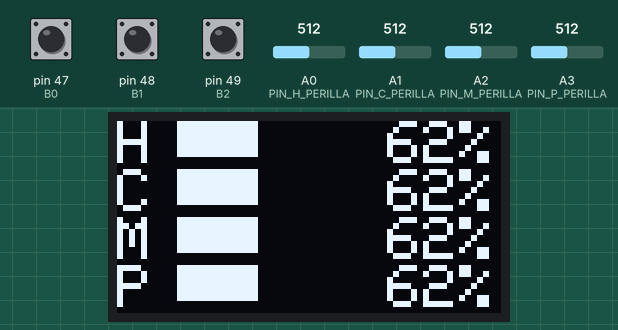
Simulated run of this sketch. Board: Arduino Mega 2560, built with avr-gcc and run on an emulated ATmega2560. Parts: 128×64 one-colour display. The inputs (shaded band) are chosen by the test bench; at power-on: pin 47 (B0) HIGH, A0 (PIN_H_PERILLA) = 512, A1 (PIN_C_PERILLA) = 512, A2 (PIN_M_PERILLA) = 512, A3 (PIN_P_PERILLA) = 512, pin 48 (B1) HIGH, pin 49 (B2) HIGH. Storage starts empty; what the sketch prints to the serial monitor is not drawn.

Above: at 1.2 s.
1.3 s: pin 47 (B0) pulled LOW for 0.15 s
At 1.42 s:
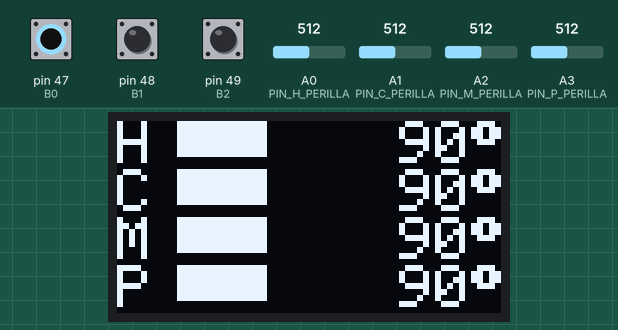
3.0 s: A0 (PIN_H_PERILLA) set to 716
At 4.2 s:
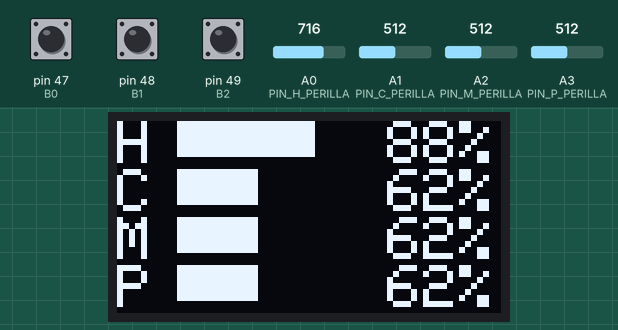
4.5 s: A1 (PIN_C_PERILLA) set to 306
At 5.2 s:
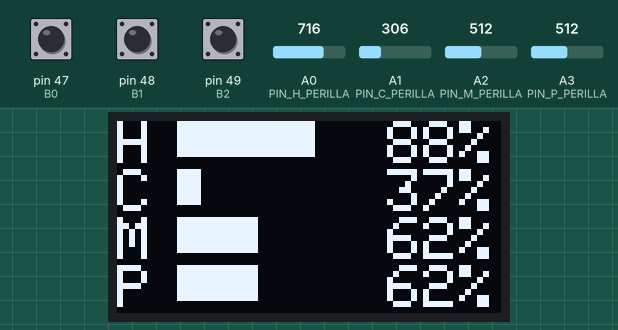
6.0 s: A2 (PIN_M_PERILLA) set to 823
At 6.9 s:
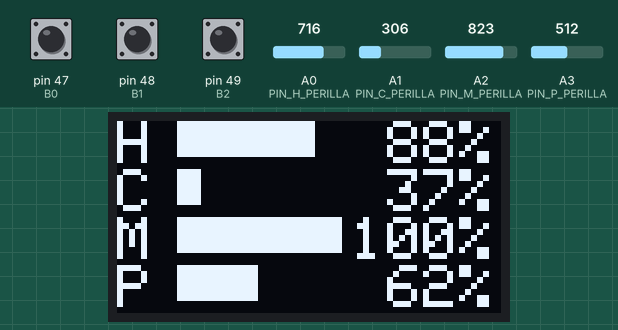
7.5 s: A3 (PIN_P_PERILLA) set to 50
At 8.0 s:
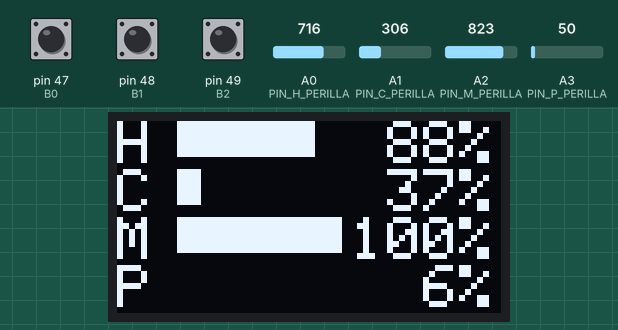
9.0 s: pin 47 (B0) pulled LOW for 1 s
At 9.8 s:
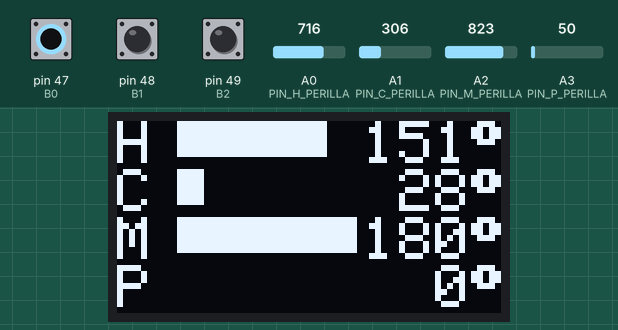
Timing chart, 0 to 10.5 s (numbered marks = the images above; inputs shaded):
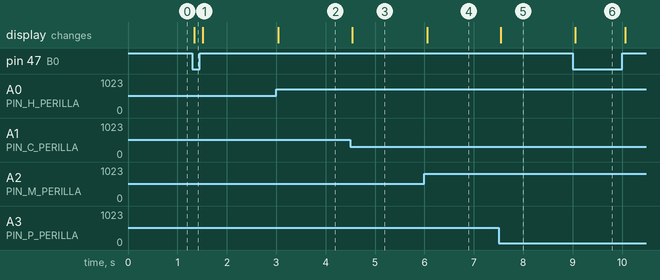

The sketch:

AnimacionSD.ino
```cpp
#include <SPI.h>
#include <Wire.h>
#include <SD.h>
#include <Adafruit_GFX.h>
#include <Adafruit_SSD1306.h>

#define SCREEN_WIDTH 128 // Ancho de la pantalla OLED en píxeles
#define SCREEN_HEIGHT 64 // Altura de la pantalla OLED en píxeles

#define OLED_RESET     -1 // Pin de reset de la OLED (-1 si no se usa)
#define SCREEN_ADDRESS 0x3C // Dirección I2C de la pantalla OLED
Adafruit_SSD1306 display(SCREEN_WIDTH, SCREEN_HEIGHT, &Wire, OLED_RESET);

#define B0 47
#define B1 48
#define B2 49

#define PIN_H_PERILLA A0
#define PIN_C_PERILLA A1
#define PIN_M_PERILLA A2
#define PIN_P_PERILLA A3

#define PIN_H_SEGUIMIENDO PIN_H_PERILLA
#define PIN_C_SEGUIMIENDO PIN_C_PERILLA
#define PIN_M_SEGUIMIENDO PIN_M_PERILLA
#define PIN_P_SEGUIMIENDO PIN_P_PERILLA

#define MAX_FRAME 49

#define CHIP_SELECT 4  // Pin para la tarjeta SD


void setup() {
  // Inicializar la pantalla OLED
  while (!display.begin(SSD1306_SWITCHCAPVCC, SCREEN_ADDRESS)) {
    Serial.println(F("No se pudo iniciar la pantalla OLED"));
  }
  display.clearDisplay();

  // Inicializar la tarjeta SD
  Serial.begin(9600);
  while (!SD.begin(CHIP_SELECT)) {
    Serial.println("No se pudo inicializar la tarjeta SD");
  }

  // Configurar los pines digitales con resistencias de pull-up
  pinMode(B0, INPUT_PULLUP);
  pinMode(B1, INPUT_PULLUP);
  pinMode(B2, INPUT_PULLUP);

   display.cp437(false);
}

// Leer el estado de los botones
int readBuffer() {
  //Serial.println(String(digitalRead(B2)) + ","+ String(digitalRead(B1)) + "," + String(digitalRead(B0)) );
  return (digitalRead(B2) << 2) | (digitalRead(B1) << 1) | digitalRead(B0);
}


// Mostrar el GIF correspondiente en la pantalla OLED

void showGifFromSD(unsigned int n,bool reset) {
  // Definir los archivos de imagen
  const char *gifFiles[8] PROGMEM  = {
    "start.bin", "error.bin","error.bin", "error.bin",
    "error.bin", "error.bin", "error.bin", "error.bin"
  };
  const unsigned int gifFramesCant[8] PROGMEM = {
    2,49,49,49,
    2,49,49,49
  };
  const unsigned int gifDelay[8] PROGMEM  = {
    500,20,20,20,
    20,20,20,20
  };
  static int i = 0;
  static File imageFile;
  unsigned char buffer[1024];  // Buffer para una línea de la imagen (128 píxeles)
  if(reset){
    i = 0;
    while(!(imageFile = SD.open(gifFiles[n],FILE_READ)));
  }
  display.clearDisplay();
  imageFile.seek(i*1024);
  imageFile.readBytes(buffer,1024);
  display.drawBitmap(0,0,buffer,128,64, 1);
  display.display();
  i++;
  if(i>=gifFramesCant[n])
    i = 0;
  delay(gifDelay[n]);

}
#define PERCENTAGE 1
#define BAR_MAX_WIDTH_PERCENTAGE 55
#define ANGLE 0
#define BAR_MAX_WIDTH_ANGLE 60 //valor maximo para la barra
#define MAX_POT_ANGLE 180
#define MIN_POT_VALUE 210 //quitandole valores iniciales no lineales
#define MAX_POT_VALUE 813 //quitandole valores finales no lineales

int mapSaturado(int value,int value_min, int value_max,int result_min,int result_max){
  int result = map(value,value_min,value_max,result_min,result_max);
  Serial.println(result);
  if(result <result_min)
    return result_min;
  if(result_max<result)
    return result_max;
  return result;
}
void showPot(int potValues[4],bool mode) {
  const int labels[4] PROGMEM = {0x48, 0x43, 0x4d, 0x50};
  display.clearDisplay();

  int yPosition = 0;
  char buffer[5];
  //obtener el porcentaje de barra que esta llena

  int width;
  for (int i = 0; i < 4; i++) {
    display.setCursor(0, yPosition);
    display.drawChar(0,yPosition,labels[i],WHITE,BLACK,2);
    if(mode == ANGLE){


      // dibujar barra
      width = mapSaturado(potValues[i],MIN_POT_VALUE,MAX_POT_VALUE,0,BAR_MAX_WIDTH_ANGLE);
      display.fillRect(20, yPosition,width, 12, WHITE);

      // saltar a posicion arbitaria e imprimir angulo
      display.setCursor(82, yPosition);
      display.setTextColor(WHITE);
      display.setTextSize(2);
      //obtener el angulo desplazado
      int angle = mapSaturado(potValues[i],MIN_POT_VALUE,MAX_POT_VALUE,0,MAX_POT_ANGLE);
      snprintf(buffer,5,"%3d",angle);
      display.print(buffer);
      display.drawChar(118,yPosition,0xF7,WHITE,BLACK,2);
    }
    else
    {
      width = mapSaturado(potValues[i],MIN_POT_VALUE,MAX_POT_VALUE,0,BAR_MAX_WIDTH_PERCENTAGE);
      display.fillRect(20, yPosition,width, 12, WHITE);

      // saltar a posicion arbitaria e imprimir porcentaje
      display.setCursor(78, yPosition);
      display.setTextColor(WHITE);
      display.setTextSize(2);
      int percentage = mapSaturado(potValues[i], 0, MAX_POT_VALUE, 0, 100);
      snprintf(buffer,5,"%3d",percentage);
      buffer[3] = '%';
      buffer[4] = '\0';
      display.print(buffer);

    }

    // saltamos 16 columnas
    yPosition += 16;
  }

  display.display();
}

void loop() {

  // Leer el estado de los pines y determinar qué imagen mostrar
  static int gifAnterior = -1;
  int gifSolicitado;
  gifSolicitado = readBuffer();
  //gifSolicitado = 7;
  //Serial.println(gifSolicitado);
  int potValue[4];
  // Si cambia el botón presionado, mostrar la nueva imagen
  if(0<=gifSolicitado && gifSolicitado<=2)
    if (gifSolicitado != gifAnterior)
      showGifFromSD(gifSolicitado,true);
    else
      showGifFromSD(gifSolicitado,false);
  else if(gifSolicitado == 4){
    potValue[0] = analogRead(PIN_H_SEGUIMIENDO);
    potValue[1] = analogRead(PIN_C_SEGUIMIENDO);
    potValue[2] = analogRead(PIN_M_SEGUIMIENDO);
    potValue[3] = analogRead(PIN_P_SEGUIMIENDO);
    showPot(potValue,ANGLE);
  }
  else if(gifSolicitado == 5)
  {
    potValue[0] = analogRead(PIN_H_SEGUIMIENDO);
    potValue[1] = analogRead(PIN_C_SEGUIMIENDO);
    potValue[2] = analogRead(PIN_M_SEGUIMIENDO);
    potValue[3] = analogRead(PIN_P_SEGUIMIENDO);
    showPot(potValue,PERCENTAGE);
  }
  else if(gifSolicitado == 6){
    potValue[0] = analogRead(PIN_H_PERILLA);
    potValue[1] = analogRead(PIN_C_PERILLA);
    potValue[2] = analogRead(PIN_M_PERILLA);
    potValue[3] = analogRead(PIN_P_PERILLA);
    showPot(potValue,ANGLE);
  }
  else if(gifSolicitado == 7)
  {
    potValue[0] = analogRead(PIN_H_PERILLA);
    potValue[1] = analogRead(PIN_C_PERILLA);
    potValue[2] = analogRead(PIN_M_PERILLA);
    potValue[3] = analogRead(PIN_P_PERILLA);
    showPot(potValue,PERCENTAGE);
  }
  gifAnterior = gifSolicitado;

}
```

Measured:
- after the input at 1.3 s, the display: changes at once (image 1)
- after the input at 3.0 s, the display: changes at once (image 2)
- after the input at 4.5 s, the display: changes at once (image 3)
- after the input at 6.0 s, the display: changes after 0.05 s (image 4)
- after the input at 7.5 s, the display: changes after 0.05 s (image 5)
- after the input at 9.0 s, the display: changes after 0.05 s (image 6)
